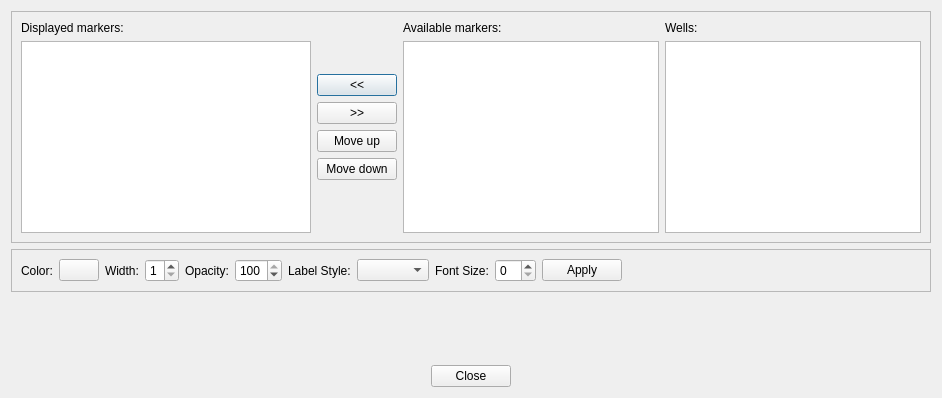
<?xml version="1.0" encoding="UTF-8"?>
<ui version="4.0">
 <class>sliceviewer::MarkerItemsDialog</class>
 <widget class="QDialog" name="sliceviewer::MarkerItemsDialog">
  <property name="geometry">
   <rect>
    <x>0</x>
    <y>0</y>
    <width>942</width>
    <height>398</height>
   </rect>
  </property>
  <property name="windowTitle">
   <string>Dialog</string>
  </property>
  <layout class="QVBoxLayout" name="verticalLayout_3">
   <item>
    <widget class="QFrame" name="frame">
     <property name="frameShape">
      <enum>QFrame::StyledPanel</enum>
     </property>
     <property name="frameShadow">
      <enum>QFrame::Raised</enum>
     </property>
     <layout class="QHBoxLayout" name="horizontalLayout_2">
      <item>
       <layout class="QVBoxLayout" name="verticalLayout_2">
        <item>
         <widget class="QLabel" name="label">
          <property name="text">
           <string>Displayed markers:</string>
          </property>
         </widget>
        </item>
        <item>
         <widget class="QListWidget" name="lwDisplayed">
          <property name="selectionMode">
           <enum>QAbstractItemView::ExtendedSelection</enum>
          </property>
          <property name="selectionBehavior">
           <enum>QAbstractItemView::SelectRows</enum>
          </property>
         </widget>
        </item>
       </layout>
      </item>
      <item>
       <layout class="QVBoxLayout" name="verticalLayout">
        <item>
         <spacer name="verticalSpacer_3">
          <property name="orientation">
           <enum>Qt::Vertical</enum>
          </property>
          <property name="sizeHint" stdset="0">
           <size>
            <width>20</width>
            <height>40</height>
           </size>
          </property>
         </spacer>
        </item>
        <item>
         <widget class="QPushButton" name="pbAdd">
          <property name="text">
           <string>&lt;&lt;</string>
          </property>
         </widget>
        </item>
        <item>
         <widget class="QPushButton" name="pbRemove">
          <property name="text">
           <string>&gt;&gt;</string>
          </property>
         </widget>
        </item>
        <item>
         <widget class="QPushButton" name="pbMoveUp">
          <property name="text">
           <string>Move up</string>
          </property>
         </widget>
        </item>
        <item>
         <widget class="QPushButton" name="pbMoveDown">
          <property name="text">
           <string>Move down</string>
          </property>
         </widget>
        </item>
        <item>
         <spacer name="verticalSpacer">
          <property name="orientation">
           <enum>Qt::Vertical</enum>
          </property>
          <property name="sizeHint" stdset="0">
           <size>
            <width>20</width>
            <height>40</height>
           </size>
          </property>
         </spacer>
        </item>
       </layout>
      </item>
      <item>
       <layout class="QGridLayout" name="gridLayout">
        <item row="0" column="0">
         <widget class="QLabel" name="label_3">
          <property name="text">
           <string>Available markers:</string>
          </property>
         </widget>
        </item>
        <item row="0" column="1">
         <widget class="QLabel" name="label_6">
          <property name="text">
           <string>Wells:</string>
          </property>
         </widget>
        </item>
        <item row="1" column="0">
         <widget class="QListWidget" name="lwAvailable">
          <property name="selectionMode">
           <enum>QAbstractItemView::ExtendedSelection</enum>
          </property>
          <property name="selectionBehavior">
           <enum>QAbstractItemView::SelectRows</enum>
          </property>
         </widget>
        </item>
        <item row="1" column="1">
         <widget class="QListWidget" name="lwWells">
          <property name="selectionMode">
           <enum>QAbstractItemView::ExtendedSelection</enum>
          </property>
          <property name="selectionBehavior">
           <enum>QAbstractItemView::SelectRows</enum>
          </property>
         </widget>
        </item>
       </layout>
      </item>
     </layout>
    </widget>
   </item>
   <item>
    <widget class="QFrame" name="frame_2">
     <property name="frameShape">
      <enum>QFrame::StyledPanel</enum>
     </property>
     <property name="frameShadow">
      <enum>QFrame::Raised</enum>
     </property>
     <layout class="QHBoxLayout" name="horizontalLayout">
      <item>
       <widget class="QLabel" name="label_2">
        <property name="text">
         <string>Color:</string>
        </property>
       </widget>
      </item>
      <item>
       <widget class="ColorButton" name="cbColor">
        <property name="text">
         <string/>
        </property>
       </widget>
      </item>
      <item>
       <widget class="QLabel" name="label_4">
        <property name="text">
         <string>Width:</string>
        </property>
       </widget>
      </item>
      <item>
       <widget class="QSpinBox" name="sbWidth">
        <property name="minimum">
         <number>1</number>
        </property>
        <property name="maximum">
         <number>9</number>
        </property>
        <property name="value">
         <number>1</number>
        </property>
       </widget>
      </item>
      <item>
       <widget class="QLabel" name="label_5">
        <property name="text">
         <string>Opacity:</string>
        </property>
       </widget>
      </item>
      <item>
       <widget class="QSpinBox" name="sbOpacity">
        <property name="toolTip">
         <string>Opacity</string>
        </property>
        <property name="maximum">
         <number>100</number>
        </property>
        <property name="value">
         <number>100</number>
        </property>
       </widget>
      </item>
      <item>
       <widget class="QLabel" name="label_7">
        <property name="text">
         <string>Label Style:</string>
        </property>
       </widget>
      </item>
      <item>
       <widget class="QComboBox" name="cbLabelStyle"/>
      </item>
      <item>
       <widget class="QLabel" name="label_8">
        <property name="text">
         <string>Font Size:</string>
        </property>
       </widget>
      </item>
      <item>
       <widget class="QSpinBox" name="sbFontSize"/>
      </item>
      <item>
       <widget class="QPushButton" name="pbApply">
        <property name="text">
         <string>Apply</string>
        </property>
       </widget>
      </item>
      <item>
       <spacer name="horizontalSpacer">
        <property name="orientation">
         <enum>Qt::Horizontal</enum>
        </property>
        <property name="sizeHint" stdset="0">
         <size>
          <width>206</width>
          <height>20</height>
         </size>
        </property>
       </spacer>
      </item>
     </layout>
    </widget>
   </item>
   <item>
    <spacer name="verticalSpacer_2">
     <property name="orientation">
      <enum>Qt::Vertical</enum>
     </property>
     <property name="sizeHint" stdset="0">
      <size>
       <width>20</width>
       <height>39</height>
      </size>
     </property>
    </spacer>
   </item>
   <item>
    <layout class="QHBoxLayout" name="horizontalLayout_3">
     <item>
      <spacer name="horizontalSpacer_2">
       <property name="orientation">
        <enum>Qt::Horizontal</enum>
       </property>
       <property name="sizeHint" stdset="0">
        <size>
         <width>40</width>
         <height>20</height>
        </size>
       </property>
      </spacer>
     </item>
     <item>
      <widget class="QPushButton" name="pbClose">
       <property name="text">
        <string>Close</string>
       </property>
      </widget>
     </item>
     <item>
      <spacer name="horizontalSpacer_3">
       <property name="orientation">
        <enum>Qt::Horizontal</enum>
       </property>
       <property name="sizeHint" stdset="0">
        <size>
         <width>40</width>
         <height>20</height>
        </size>
       </property>
      </spacer>
     </item>
    </layout>
   </item>
  </layout>
 </widget>
 <customwidgets>
  <customwidget>
   <class>ColorButton</class>
   <extends>QPushButton</extends>
   <header location="global">colorbutton.h</header>
  </customwidget>
 </customwidgets>
 <resources/>
 <connections>
  <connection>
   <sender>pbClose</sender>
   <signal>clicked()</signal>
   <receiver>sliceviewer::MarkerItemsDialog</receiver>
   <slot>accept()</slot>
   <hints>
    <hint type="sourcelabel">
     <x>317</x>
     <y>334</y>
    </hint>
    <hint type="destinationlabel">
     <x>317</x>
     <y>179</y>
    </hint>
   </hints>
  </connection>
 </connections>
</ui>
